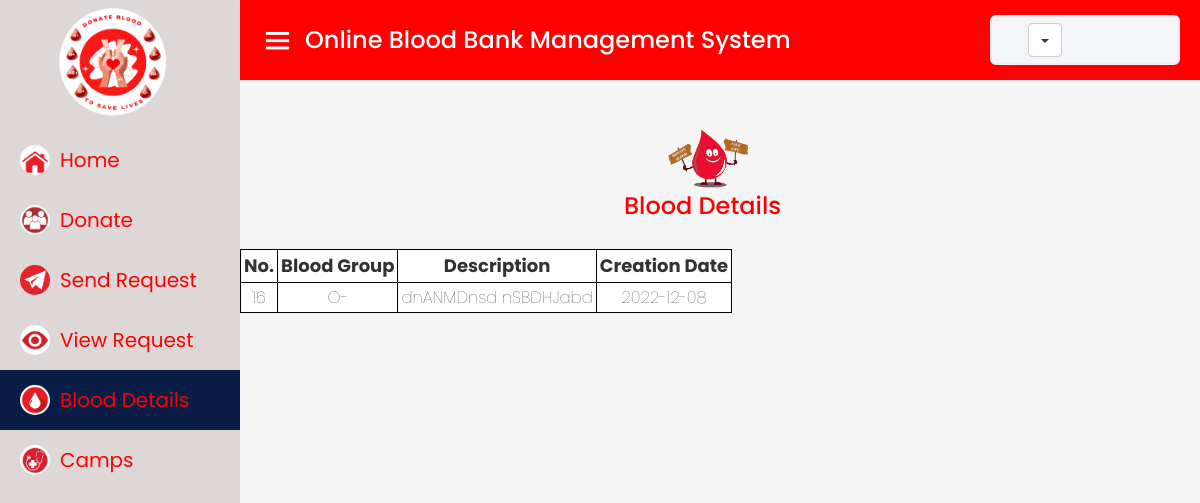
Screenshot of /User/blood.php with the database file from the repository.
### tables this page shows
CREATE TABLE `blooddetails` (
  `id` int(11) NOT NULL,
  `BloodType` varchar(11) NOT NULL,
  `creationdate` date NOT NULL,
  `description` tinytext NOT NULL
);

### User/blood.php (the view, shortened to what this page needs)
<?php
require_once('./includes/db_connect.inc');
$get_query_in_the_database = "select * from blooddetails";
$result = mysqli_query($conn, $get_query_in_the_database);
?>
<!DOCTYPE html>
<html lang="en" dir="ltr">
<head>
    <link rel="stylesheet" href="user.css">
    <link href='https://unpkg.com/boxicons@2.0.7/css/boxicons.min.css' rel='stylesheet'>
    <link rel="stylesheet" href="https://maxcdn.bootstrapcdn.com/bootstrap/3.4.1/css/bootstrap.min.css">
</head>
<body>
    <div class="sidebar" style="  background-color: #DDD7D7;">
        <div class="logo-details">
            <img style="width:150px; margin-left: 44px;margin-top:45px" class="logo" src="userimages/logofinal.png"
                alt="">
        </div>
        <br><br>
        <ul class="nav-links">
            <li>
                <a href="home.php">
                    <img style="width:30px;margin-left:20px ;border-radius:20px" class="logo" src="userimages/home.png"
                        alt="">
                    <span class="links_name" style="color:red;margin-left:10px">Home</span>
                </a>
            </li>
            <li>
                <a href="Donations.php">
                    <img style="width:30px;margin-left:20px ;border-radius:20px" class="logo"
                        src="userimages/donate.png" alt="">
                    <span class="links_name" style="color:red;margin-left:10px">Donate</span>
                </a>
            </li>
            <li>
                <a href="send.php">
                    <img style="width:30px;margin-left:20px ;border-radius:20px" class="logo" src="userimages/arrow.png"
                        alt="">
                    <span class="links_name" style="color:red;margin-left:10px">Send Request</span>
                </a>
            </li>
            <li>
                <a href="view.php">
                    <img style="width:30px;margin-left:20px ;border-radius:20px" class="logo" src="userimages/view.png"
                        alt="">
                    <span class="links_name" style="color:red;margin-left:10px">View Request</span>
                </a>
            </li>
            <li>
                <a href="blood.php" class="active">
                    <img style="width:30px;margin-left:20px ;border-radius:20px" class="logo" src="userimages/blood.png"
                        alt="">
                    <span class="links_name" style="color:red;margin-left:10px">Blood Details</span>
                </a>
            </li>
            <li>
                <a href="camps.php">
                    <img style="width:30px;margin-left:20px ;border-radius:20px" class="logo" src="userimages/camps.png"
                        alt="">
                    <span class="links_name" style="color:red;margin-left:10px">Camps</span>
                </a>
            </li>
            <li>
        </ul>
    </div>
    <section class="home-section">
        <nav style="background-color:red;">
            <div class="sidebar-button">
                <i class='bx bx-menu sidebarBtn'></i>
                <span class="dashboard" id="ok">Online Blood Bank Management System</span>
            </div>
            <div class="profile-details">
                <div class="dropdown">
                    <button style="margin-left:100%;" class="btn btn-default dropdown-toggle" type="button"
                        data-toggle="dropdown">
                        <span class="caret"></span></button>
                </div>
            </div>
        </nav>
        <section><br><br><br><br><br>
            <img src="userimages/send.png" style="width: 130px;margin-left:42%;" />
            <h2 style="margin-left:40%; margin-top: -17px; color: red; font-size: 24px;">Blood Details</h2><br>
            <table style="display: ;">
                <tr>
                    <th>No.</th>
                    <th>Blood Group</th>
                    <th>Description</th>
                    <th>Creation Date</th>
                </tr>
                <?php
            while ($data = $result->fetch_assoc()) {
            ?>
                <tr>
                    <td>
                        <?php echo $data['id']; ?>
                    </td>
                    <td>
                        <?php echo $data['BloodType']; ?>
                    </td>
                    <td>
                        <?php echo $data['description']; ?>
                    </td>
                    <td>
                        <?php echo $data['creationdate']; ?>
                    </td>
                </tr>
                <?php
            }
            ?>
            </table>
        </section>
</body>
</html>

### User/user.css (style rules this page uses)
* { margin: 0; padding: 0; box-sizing: border-box; font-family: 'Poppins', sans-serif; }
.sidebar { position: fixed; height: 100%; width: 240px; background: #0A2558; transition: all 0.5s ease; }
.sidebar .logo-details { height: 80px; display: flex; align-items: center; }
.sidebar .nav-links { margin-top: 10px; }
.sidebar .nav-links li { position: relative; list-style: none; height: 60px; }
.sidebar .nav-links li a { height: 100%; width: 100%; display: flex; align-items: center; text-decoration: none; transition: all 0.4s ease; }
.sidebar .nav-links li a.active { background: #081D45; }
.sidebar .nav-links li a .links_name { color: #fff; font-size: 20px; font-weight: 400; white-space: nowrap; }
.home-section { position: relative; background: #f5f5f5; min-height: 100vh; width: calc(100% - 240px); left: 240px; transition: all 0.5s ease; }
.home-section nav { display: flex; justify-content: space-between; height: 80px; background: #fff; display: flex; align-items: center; position: fixed; width: calc(100% - 240px); left: 240px; z-index: 100; padding: 0 20px; box-shadow: 0 1px 1px rgba(0, 0, 0, 0.1); transition: all 0.5s ease; }
.home-section nav .sidebar-button { display: flex; align-items: center; font-size: 24px; font-weight: 500; color: white; }
nav .sidebar-button i { font-size: 35px; margin-right: 10px; }
.home-section nav .profile-details { display: flex; align-items: center; background: #F5F6FA; border: 2px solid #EFEEF1; border-radius: 6px; height: 50px; min-width: 190px; padding: 0 15px 0 2px; }

### User/blood.php (style rules this page uses)
table { background-color: white; font-size: large; padding: 10px; border: 1px solid black; }
td { background-color: white; border: 1px solid black; }
th, td { font-weight: bold; border: 1px solid black; padding: 3px; text-align: center; }
td { font-weight: lighter; font-size: 16.5px; }

### rows the page displays
blooddetails: id "16", BloodType "O-", description "dnANMDnsd nSBDHJabd", creationdate "2022-12-08"
